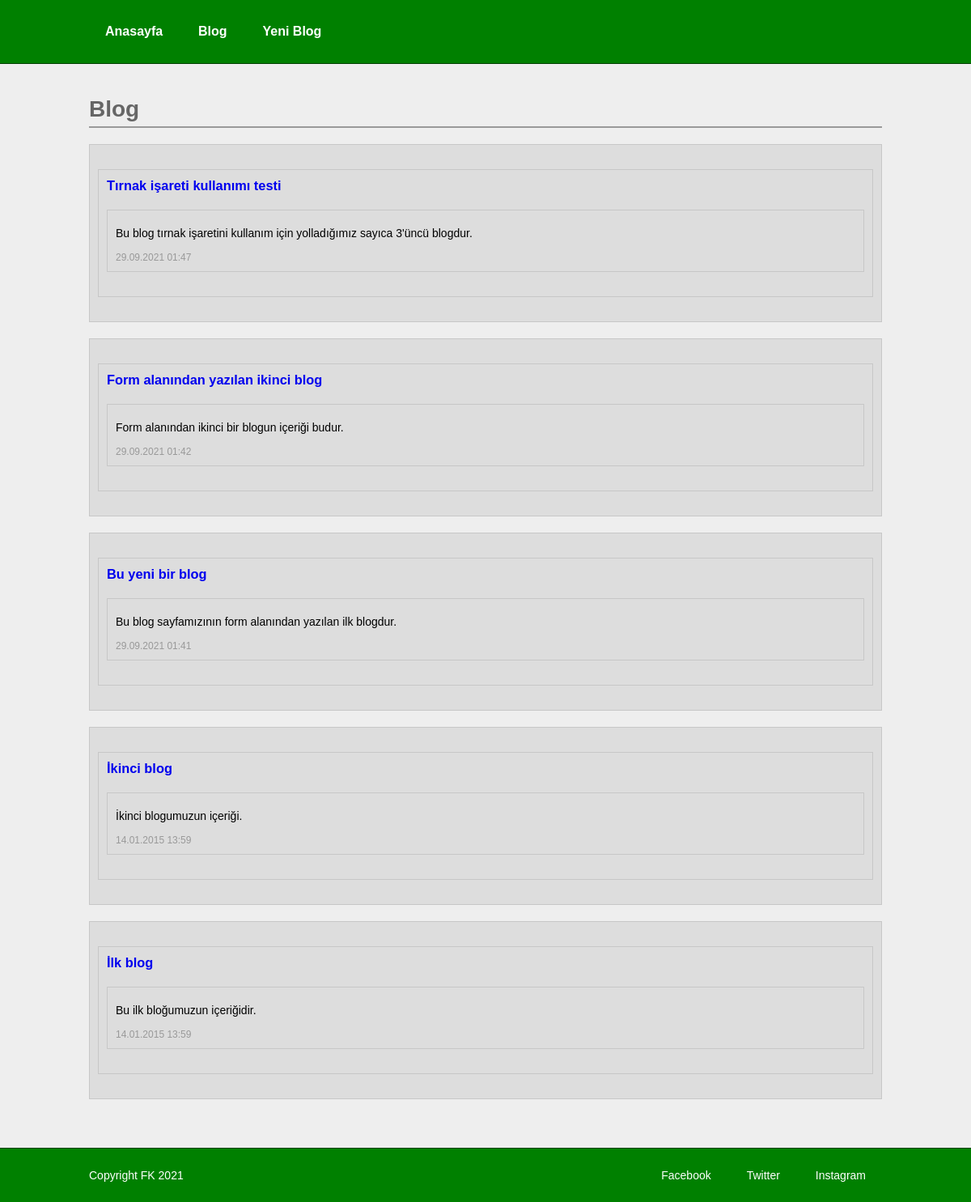
Page /?url=blog on the committed database.
### tables this page shows
CREATE TABLE IF NOT EXISTS `blog` (
  `ID` int(10) NOT NULL AUTO_INCREMENT,
  `KONU` varchar(255) NOT NULL,
  `ICERIK` varchar(255) NOT NULL,
  `TARIH` int(10) NOT NULL,
  PRIMARY KEY (`ID`)
);

### gorunum/GORUNUM.php (called while the page is built, shortened)
<?php
function sayfa_goster($src,$title=false,$values=false)
{
    include "gorunum/genel/header.php";
    include $src;
    include "gorunum/genel/footer.php";
}
function ozel_goster($src,$title=false, $values=false)
{
    sayfa_goster("gorunum/ozel/".$src,$title,$values);
}
?>

### kontrolcu/kontrolcu.php (called while the page is built, shortened)
<?php
function blog()
{
    $bloglar=tum_bloglari_cek();
    ozel_goster("blog.php","Blog",$bloglar);
}
?>

### vt_islem/VT_ISLEM.php (called while the page is built, shortened)
<?php
$vt= new mysqli("localhost","root","","fk_blog");
$vt->set_charset("UTF8");
function tum_bloglari_cek()
{
    global $vt;
    $ham         = $vt->query("SELECT * FROM blog ORDER BY ID DESC");
    $bloglar     = $ham->fetch_all(1);
    return $bloglar;
}
?>

### gorunum/genel/blog_tema.php (the view, shortened to what this page needs)
<article class="blog_article">
      <header>
        <h3><a href="?url=blog/goster&id=<?php echo $blog["ID"] ?>"> <?php echo $blog["KONU"] ?></a></h3>
      <header>
      <div class="blog_icerik">
            <?php echo $blog["ICERIK"] ?>
      </div>
      <footer>
            <div class="tarih"><?php echo date('d.m.Y H:i',$blog["TARIH"]) ?></div>
        </footer>
</article>

### index.php (shortened to what this page needs)
<?php
include  "gorunum/GORUNUM.php";
include  "kontrolcu/kontrolcu.php";
if(isset($_GET["url"]))
{
   $url= $_GET["url"];
switch($url)
   {
      case "blog"                             : blog(); break;
   }
}
else
{
        hata("url değeri boş veya tanımlı değil");
}
?>

### gorunum/genel/header.php (shortened to what this page needs)
<!DOCTYPE html>
<html>
    <head>
</head>
<link rel="stylesheet" href="gorunum/genel/css/style.css">
<body>
    <div id="ana">
        <header id="ana_header">
        <div class="margin_auto">
            <nav>
                <a href="?url=anasayfa">Anasayfa</a>
                <a href="?url=blog">Blog</a>
                <a href="?url=blog/yeni">Yeni Blog</a>
            </nav>
        </div>
    </header>
    <div id="ana_govde">
        <div class="margin_auto">

### gorunum/ozel/blog.php
<h1>Blog</h1>
<?php
foreach($values as $blog)
{
  include "gorunum/genel/blog_tema.php";
}
?>

### gorunum/genel/footer.php (shortened to what this page needs)
    </div>
</div>
<footer id="ana_footer">
    <div class="margin_auto">
        <div id="copyright">Copyright FK 2021</div>
        <nav>
            <a href="">Facebook</a>
            <a href="">Twitter</a>
            <a href="">Instagram</a>
        </nav>
    </div>
  </footer>
</div>
<body>
</html>

### gorunum/genel/css/style.css (style rules this page uses)
body { margin:0; padding:0; font-size:14px; font-family:Arial; }
a { text-decoration:none; }
h1 { margin:0; padding:0; }
h3 { padding:0; margin:0; }
#ana_header { background:green; padding:20px; border-bottom:1px solid rgba(0,0,0,0.5); }
#ana_govde { padding:40px 0; background:#EEEEEE; }
#ana_footer { background:green; padding:20px; border-top:1px solid rgba(0,0,0,0.5); color: #FFFFFF; }
#ana_header nav a { color:#FFFFFF; text-decoration: none; display:inline-block; padding: 10px 20px; cursor:pointer; transition-duration:0.2s; font-size:16px; font-weight: bold; }
#ana_govde h1 { padding:0 0 5px 0; margin-bottom:20px; color:#666; border-bottom:2px solid #999; }
#copyright { float:left; padding: 5px 0; }
#ana_footer nav { float:right; }
#ana_footer nav a { color:#FFFFFF; display:inline-block; padding:5px 20px; transition-duration: 0.2s; }
.blog_article { padding: 10px; margin: 20px 0; background: #dddddd; border: 1px solid rgba(0,0,0,0.1); }
.blog_article header { padding: 10px; margin: 20px 0; background: #dddddd; border: 1px solid rgba(0,0,0,0.1); }
.blog_article .blog_icerik { padding:10px 0 15px 0; }
.blog_article footer { color:#999; font-size:12px; }
.blog_article footer .tarih { float: left; }
.margin_auto { width: 980px; margin:auto; }

### rows in the picture
blog: KONU "Tırnak işareti kullanımı testi", ICERIK "Bu blog tırnak işaretini kullanım için yolladığımız sayıca 3'üncü blogdur.", TARIH "29.09.2021 01:47"
blog: KONU "Form alanından yazılan ikinci blog", ICERIK "Form alanından ikinci bir blogun içeriği budur.", TARIH "29.09.2021 01:42"
blog: KONU "Bu yeni bir blog", ICERIK "Bu blog sayfamızının form alanından yazılan ilk blogdur.", TARIH "29.09.2021 01:41"
blog: KONU "İkinci blog", ICERIK "İkinci blogumuzun içeriği.", TARIH "14.01.2015 13:59"
blog: KONU "İlk blog", ICERIK "Bu ilk bloğumuzun içeriğidir.", TARIH "14.01.2015 13:59"
